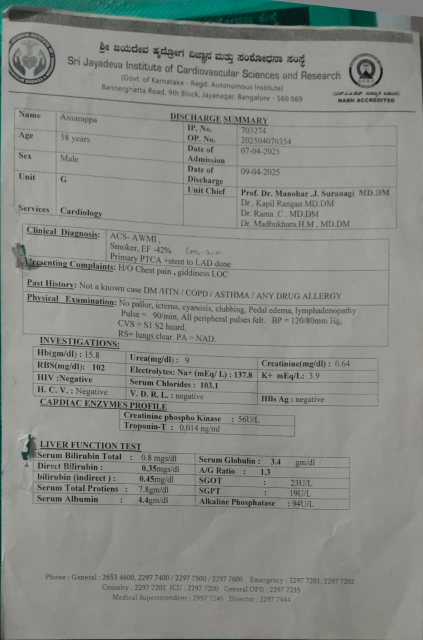
#> input picture backend/Dataset_Medilink/user001/discharge_summary.jpeg, 846 x 1280 px (shown at 1/2 size); its folder holds only this picture in this run
$ python -i image_preprocessing.py   (imports and definitions only)
#> lines starting #> are read from the running program, lines starting #| are printed output that depends on the picture
import cv2

# scanned docs (lab reports)
def preprocess_printed(image_path):
    img = cv2.imread(image_path)
#> img is the input picture: shape (1280, 846, 3); mean B, G, R 133, 138.6, 135.7

    # Scaling (Image Resizing)
    # Increases resolution → helps OCR detect small printed text more accurately
    img = cv2.resize(img, None, fx=1.2, fy=1.2)
#> img: shape (1536, 1015, 3)

    # Grayscale Conversion
    # Removes color information → simplifies image for text extraction
    gray = cv2.cvtColor(img, cv2.COLOR_BGR2GRAY)
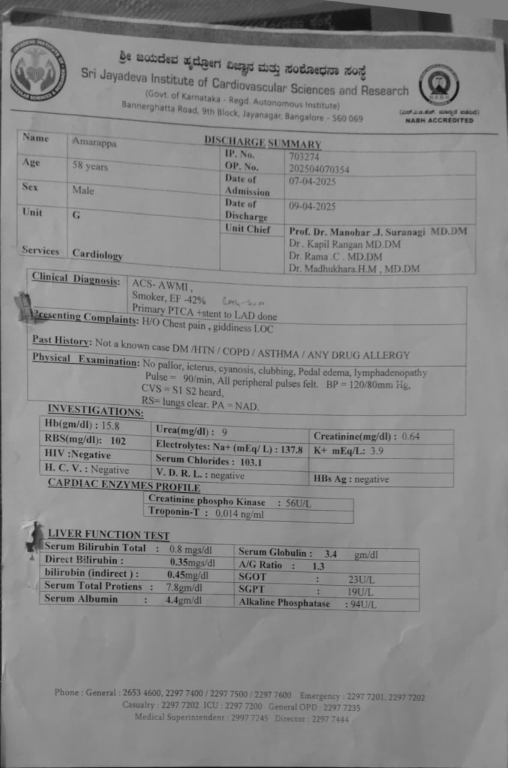
#> gray: shape (1536, 1015) (shown at 1/2 size); min 5, max 191, mean 137.1

    # CLAHE (Contrast Limited Adaptive Histogram Equalization)
    # Enhances local contrast → improves visibility of faint printed text
    # Prevents over-amplification of noise (unlike global histogram equalization)
    clahe = cv2.createCLAHE(clipLimit=1.5, tileGridSize=(8, 8))
    enhanced = clahe.apply(gray)
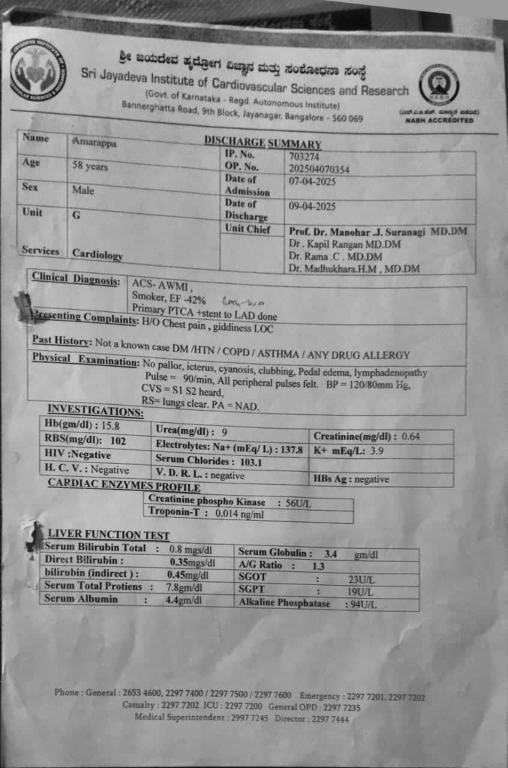
#> enhanced: shape (1536, 1015) (shown at 1/2 size); min 3, max 222, mean 150.8

    # Final enhanced image for OCR
    return enhanced


# Handwritten docs


def preprocess_handwritten(image_path):
    img = cv2.imread(image_path)

    # Grayscale Conversion
    # Standard preprocessing step to simplify input
    gray = cv2.cvtColor(img, cv2.COLOR_BGR2GRAY)

    # Adaptive Thresholding (Binarization)
    # Converts image to black & white
    # Works well for uneven lighting and handwritten text
    # Gaussian method considers neighborhood pixels → better edge detection
    thresh = cv2.adaptiveThreshold(
        gray, 255,
        cv2.ADAPTIVE_THRESH_GAUSSIAN_C,
        cv2.THRESH_BINARY,
        11, 2
    )

    # Median Filtering (Noise Removal)
    # Removes salt-and-pepper noise while preserving edges
    # Important for handwritten strokes
    denoised = cv2.medianBlur(thresh, 3)

    # Final cleaned image for OCR
    return denoised

>>> result = preprocess_printed('../Dataset_Medilink/user001/discharge_summary.jpeg')
